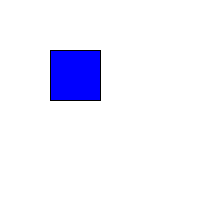
Frame 1 (no input)
Frame 60 (the mouse pressed at the canvas centre just before this capture): identical to frame 1, image omitted
Frame 120 (the mouse held since frame 60 and released just before this capture): identical to frame 1, image omitted

The Processing sketch that drew this single still picture (run headless with seeded random() and noise(); from frame 60 on, the mouse is pressed at the canvas centre):

// Processing sketch: booleanmousestuff2
// ── booleanmousestuff2.pde

void setup() {
  size(200,200);
}

void draw() {
  println(mouseX + "," + mouseY);

  background(255);


  if ((mouseX > 50) && (mouseX < 100) && (mouseY > 50) && (mouseY < 100)) {
    fill(255,0,0);
  }   else {
    fill(0,0,255);
  }

  rect(50,50,50,50);
}
